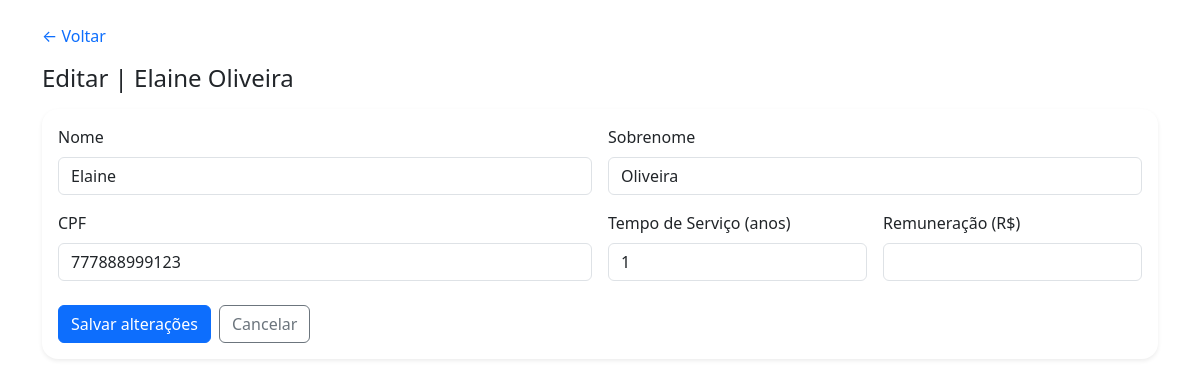
The app's page /editar/7/ with its own data.
### funcionario/models.py (models this page shows, shortened)
class Funcionarios(models.Model):
    nome = models.CharField(
        max_length=255,
        null=False,
        blank=False,
    )
    sobrenome = models.CharField(
        max_length=255,
        null=False,
        blank=False,
    )
    cpf = models.CharField(
        max_length=14,
        null=False,
        blank=False,
    )
    tempo_de_servico = models.IntegerField(
        default=0,
        null=False,
        blank=False
    )
    remuneracao = models.DecimalField(
        max_digits=8,
        decimal_places=2,
        null=False,
        blank=False
    )
    objetos = models.Manager()

### website/views.py (the view)
# urls.py: path('editar/<int:id>/', views.editar_funcionario, name='editar'),
def editar_funcionario(request, id):
    f = get_object_or_404(Funcionarios, pk=id)
    return _salvar_form(request, f)

### website/views.py (called while the page is built, shortened)
def _salvar_form(request, instancia=None):
    return render(request, 'website/form_funcionario.html', {
        "titulo": "Novo Funcionário" if instancia is None else f"Editar | {instancia.nome} {instancia.sobrenome}",
        "f": instancia,
        "modo": "cadastrar" if instancia is None else "editar"
    })

### website/templates/website/form_funcionario.html (shortened to what this page needs)
{% load static %}
<!DOCTYPE html>
<html lang="pt-br">
<head>
  <link href="https://cdn.jsdelivr.net/npm/bootstrap@5.3.3/dist/css/bootstrap.min.css" rel="stylesheet">
  <link rel="stylesheet" href="{% static 'css/style.css' %}">
</head>
<body>
<div class="container py-4">
  <a class="text-decoration-none" href="{% url 'website:index' %}">&larr; Voltar</a>
  <h1 class="h4 mt-3">{{ titulo }}</h1>
  <div class="card shadow-sm border-0 mt-3">
    <div class="card-body">
      <form method="post">
        <div class="row g-3">
          <div class="col-md-6">
            <label class="form-label">Nome</label>
            <input class="form-control" name="nome" value="{{ f.nome|default:'' }}">
          </div>
          <div class="col-md-6">
            <label class="form-label">Sobrenome</label>
            <input class="form-control" name="sobrenome" value="{{ f.sobrenome|default:'' }}">
          </div>
          <div class="col-md-6">
            <label class="form-label">CPF</label>
            <input class="form-control" name="cpf" value="{{ f.cpf|default:'' }}" placeholder="000.000.000-00">
          </div>
          <div class="col-md-3">
            <label class="form-label">Tempo de Serviço (anos)</label>
            <input type="number" class="form-control" name="tempo_de_servico" value="{{ f.tempo_de_servico|default:0 }}">
          </div>
          <div class="col-md-3">
            <label class="form-label">Remuneração (R$)</label>
            <input type="number" step="0.01" class="form-control" name="remuneracao" value="{{ f.remuneracao|default:0 }}">
          </div>
        </div>
        <div class="mt-4 d-flex gap-2">
          <button class="btn btn-primary" type="submit">{% if modo == 'editar' %}Salvar alterações{% else %}Cadastrar{% endif %}</button>
          <a class="btn btn-outline-secondary" href="{% url 'website:index' %}">Cancelar</a>
        </div>
      </form>
    </div>
  </div>
</div>
</body>
</html>

### base/static/css/style.css (style rules this page uses)
.card { border-radius: 1rem; }
:root { --bs-primary: #0d6efd; }

### records on screen
Funcionarios: nome "Elaine", sobrenome "Oliveira", cpf "777888999123", tempo_de_servico "1"

### other values on screen
{{ titulo }} "Editar | Elaine Oliveira"
